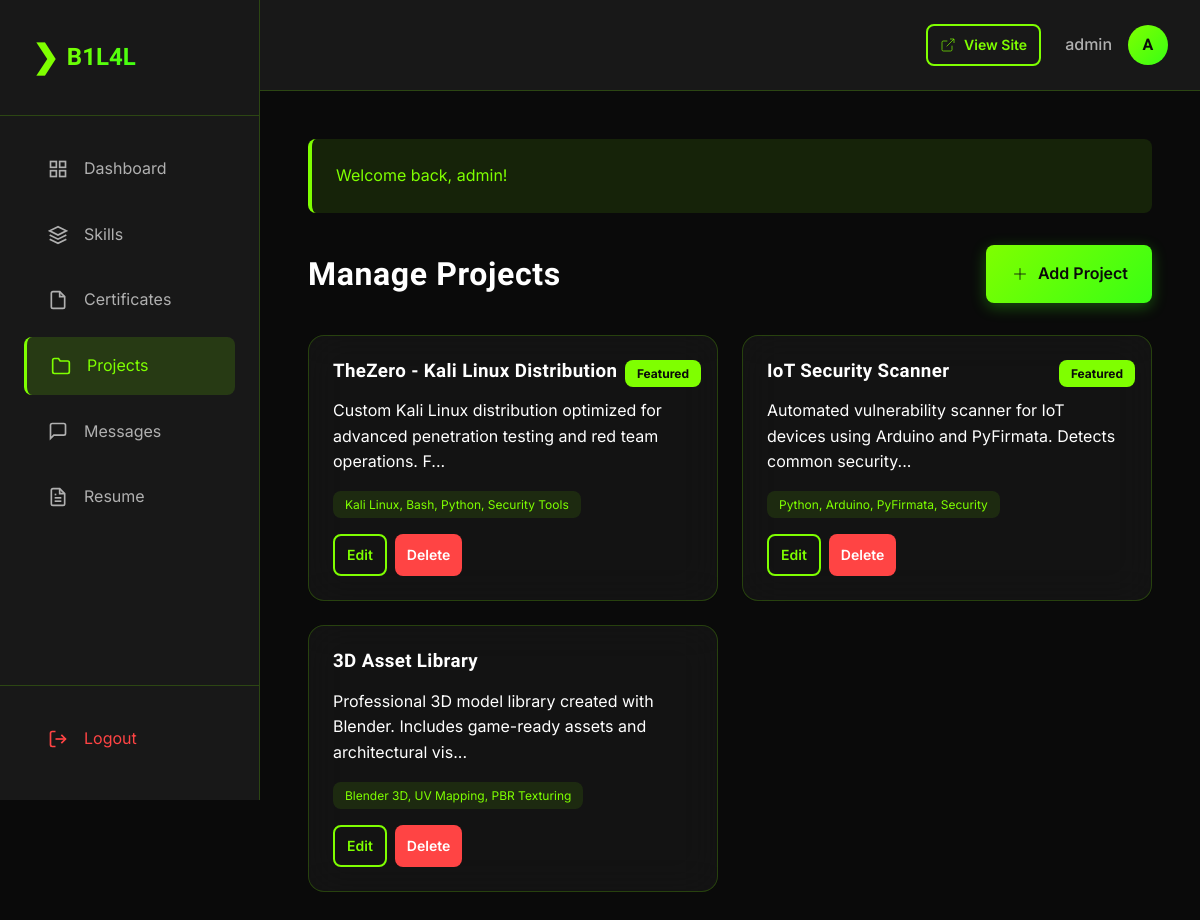
The app's page /admin/projects.php (signed in) with its own data.
### tables this page shows
CREATE TABLE IF NOT EXISTS `projects` (
  `id` int(11) NOT NULL AUTO_INCREMENT,
  `title` varchar(200) NOT NULL,
  `description` text NOT NULL,
  `technologies` varchar(255) DEFAULT NULL,
  `github_url` varchar(255) DEFAULT NULL,
  `demo_url` varchar(255) DEFAULT NULL,
  `image_path` varchar(255) DEFAULT NULL,
  `featured` tinyint(1) DEFAULT 0,
  `order_position` int(11) DEFAULT 0,
  `created_at` timestamp NOT NULL DEFAULT CURRENT_TIMESTAMP,
  PRIMARY KEY (`id`)
);

### includes/functions.php (called while the page is built, shortened)
<?php
function sanitize($data) {
    return htmlspecialchars(strip_tags(trim($data)), ENT_QUOTES, 'UTF-8');
}
function getFlashMessage() {
    if (isset($_SESSION['flash_message'])) {
        $message = $_SESSION['flash_message'];
        $type = $_SESSION['flash_type'] ?? 'success';
        return ['message' => $message, 'type' => $type];
    }
    return null;
}

### config/database.php (called while the page is built, shortened)
<?php
class Database {
    private static $instance = null;
    private $conn;
    private function __construct() {
        try {
            $dsn = "mysql:host=" . DB_HOST . ";dbname=" . DB_NAME . ";charset=" . DB_CHARSET;
            $options = [
                PDO::ATTR_ERRMODE => PDO::ERRMODE_EXCEPTION,
                PDO::ATTR_DEFAULT_FETCH_MODE => PDO::FETCH_ASSOC,
                PDO::ATTR_EMULATE_PREPARES => false,
                PDO::MYSQL_ATTR_INIT_COMMAND => "SET NAMES " . DB_CHARSET
            ];
            $this->conn = new PDO($dsn, DB_USER, DB_PASS, $options);
        } catch(PDOException $e) {
            error_log("Database Connection Error: " . $e->getMessage());
            die("Database connection failed. Please try again later.");
        }
    }
    public static function getInstance() {
        if (self::$instance === null) {
            self::$instance = new self();
        }
        return self::$instance;
    }
    public function query($sql, $params = []) {
        try {
            $stmt = $this->conn->prepare($sql);
            $stmt->execute($params);
            return $stmt;
        } catch(PDOException $e) {
            error_log("Query Error: " . $e->getMessage());
            return false;
        }
    }
    public function fetchAll($sql, $params = []) {
        $stmt = $this->query($sql, $params);
        return $stmt ? $stmt->fetchAll() : [];
    }
}
function getDB() {
    return Database::getInstance();
}

### admin/projects.php (the view, shortened to what this page needs)
<?php
require_once '../config/database.php';
require_once '../includes/functions.php';
$db = getDB();
$projects = $db->fetchAll("SELECT * FROM projects ORDER BY order_position ASC");
$flash = getFlashMessage();
?>
<!DOCTYPE html>
<html lang="en">
<head>
    <link rel="stylesheet" href="<?php echo BASE_URL; ?>assets/css/style.css">
    <link rel="stylesheet" href="<?php echo BASE_URL; ?>assets/css/admin.css">
</head>
<body class="admin-body">
    <?php include 'includes/sidebar.php'; ?>
    <div class="admin-main">
        <?php include 'includes/header.php'; ?>
        <div class="admin-content">
            <?php if ($flash): ?>
            <div class="alert alert-<?php echo $flash['type']; ?>">
                <?php echo htmlspecialchars($flash['message']); ?>
            </div>
            <?php endif; ?>
            <div class="page-header">
                <h1>Manage Projects</h1>
                <button class="btn btn-primary" onclick="openModal('addProjectModal')">
                    <svg width="20" height="20" viewBox="0 0 24 24" fill="none" stroke="currentColor">
                        <line x1="12" y1="5" x2="12" y2="19"/>
                        <line x1="5" y1="12" x2="19" y2="12"/>
                    </svg>
                    Add Project
                </button>
            </div>
            <div class="projects-admin-grid">
                <?php foreach ($projects as $project): ?>
                <div class="project-admin-card">
                    <div class="project-admin-header">
                        <h3><?php echo sanitize($project['title']); ?></h3>
                        <?php if ($project['featured']): ?>
                        <span class="badge badge-featured">Featured</span>
                        <?php endif; ?>
                    </div>
                    <p><?php echo sanitize(substr($project['description'], 0, 100)) . '...'; ?></p>
                    <div class="project-meta">
                        <span class="tech-tag"><?php echo sanitize($project['technologies']); ?></span>
                    </div>
                    <div class="action-buttons">
                        <button type="button" class="btn btn-sm btn-secondary" onclick="editProject(<?php echo $project['id']; ?>, '<?php echo addslashes(sanitize($project['title'])); ?>', `<?php echo addslashes(sanitize($project['description'])); ?>`, '<?php echo addslashes(sanitize($project['technologies'])); ?>', '<?php echo addslashes(sanitize($project['github_url'])); ?>', '<?php echo addslashes(sanitize($project['demo_url'])); ?>', <?php echo $project['featured']; ?>, <?php echo $project['order_position']; ?>)">Edit</button>
                        <a href="<?php echo BASE_URL; ?>admin/projects.php?action=delete&id=<?php echo $project['id']; ?>" class="btn btn-sm btn-danger" onclick="return confirm('Are you sure?')">Delete</a>
                    </div>
                </div>
                <?php endforeach; ?>
            </div>
        </div>
    </div>
</body>
</html>

### assets/css/style.css (style rules this page uses)
:root { --color-bg: #0a0a0a; --color-bg-secondary: #1a1a1a; --color-bg-tertiary: #242424; --color-primary: #7fff00; --color-primary-dark: #39ff14; --color-text: #ffffff; --color-text-secondary: #b0b0b0; --color-text-tertiary: #808080; --color-border: rgba(127, 255, 0, 0.2); --color-shadow: rgba(57, 255, 20, 0.3); --spacing-xs: 0.5rem; --spacing-sm: 1rem; --spacing-md: 1.5rem; --spacing-lg: 2rem; --spacing-xl: 3rem; --radius-sm: 0.5rem; --radius-md: 1rem; --radius-lg: 1.5rem; --transition-fast: 0.2s ease; --transition-normal: 0.3s ease; --transition-slow: 0.5s ease; }
* { margin: 0; padding: 0; box-sizing: border-box; }
button { font-family: inherit; font-size: inherit; line-height: inherit; -webkit-appearance: none; -moz-appearance: none; appearance: none; }
body { font-family: 'Inter', -apple-system, BlinkMacSystemFont, 'Segoe UI', sans-serif; background: var(--color-bg); color: var(--color-text); line-height: 1.6; overflow-x: hidden; position: relative; }
h1, h2, h3, h4, h5, h6 { font-family: 'Orbitron', sans-serif; font-weight: 700; line-height: 1.2; letter-spacing: 0.02em; }
a { text-decoration: none; color: inherit; transition: var(--transition-fast); }
.btn { display: inline-flex; align-items: center; gap: var(--spacing-xs); padding: var(--spacing-sm) var(--spacing-md); border-radius: var(--radius-sm); font-weight: 600; cursor: pointer; border: none; transition: var(--transition-normal); font-family: 'Inter', sans-serif; font-size: 1rem; }
.btn-primary { background: linear-gradient(135deg, var(--color-primary) 0%, var(--color-primary-dark) 100%); color: var(--color-bg); box-shadow: 0 4px 15px var(--color-shadow); }
.btn-secondary { background: transparent; color: var(--color-primary); border: 2px solid var(--color-primary); }
.btn-sm { padding: var(--spacing-xs) var(--spacing-sm); font-size: 0.875rem; }

### assets/css/admin.css (style rules this page uses)
.admin-body { display: flex; background: var(--color-bg); min-height: 100vh; }
.badge { position: absolute; right: var(--spacing-sm); padding: 0.25rem 0.5rem; background: var(--color-primary); color: var(--color-bg); border-radius: 12px; font-size: 0.75rem; font-weight: 700; }
.admin-main { flex: 1; margin-left: 260px; min-height: 100vh; }
.admin-content { padding: var(--spacing-xl); }
.page-header { display: flex; justify-content: space-between; align-items: center; margin-bottom: var(--spacing-lg); flex-wrap: wrap; gap: var(--spacing-md); }
.page-header h1 { font-size: 2rem; }
.alert { padding: var(--spacing-md); border-radius: var(--radius-sm); margin-bottom: var(--spacing-lg); border-left: 4px solid; }
.alert-success { background: rgba(127, 255, 0, 0.1); border-color: var(--color-primary); color: var(--color-primary); }
.action-buttons { display: flex; gap: var(--spacing-xs); }
.btn-sm { padding: 0.5rem 0.75rem; font-size: 0.875rem; }
.btn-danger { background: #ff4444; color: white; }
.projects-admin-grid { display: grid; grid-template-columns: repeat(auto-fill, minmax(300px, 1fr)); gap: var(--spacing-md); }
.project-admin-card { background: rgba(26, 26, 26, 0.6); backdrop-filter: blur(20px); border: 1px solid var(--color-border); border-radius: var(--radius-md); padding: var(--spacing-md); transition: var(--transition-normal); }
.project-admin-header { display: flex; justify-content: space-between; align-items: flex-start; margin-bottom: var(--spacing-sm); }
.project-meta { margin: var(--spacing-sm) 0; }
.tech-tag { display: inline-block; padding: 0.25rem 0.75rem; background: rgba(127, 255, 0, 0.1); border-radius: var(--radius-sm); font-size: 0.75rem; color: var(--color-primary); }
.badge-featured { background: var(--color-primary); color: var(--color-bg); padding: 0.25rem 0.75rem; border-radius: var(--radius-sm); font-size: 0.75rem; font-weight: 700; }

### records on screen
projects: title "TheZero - Kali Linux Distribution", featured "Featured", description "Custom Kali Linux distribution optimized for advanced penetration testing and red team operations. F", technologies "Kali Linux, Bash, Python, Security Tools"
projects: title "IoT Security Scanner", featured "Featured", description "Automated vulnerability scanner for IoT devices using Arduino and PyFirmata. Detects common security", technologies "Python, Arduino, PyFirmata, Security"
projects: title "3D Asset Library", description "Professional 3D model library created with Blender. Includes game-ready assets and architectural vis", technologies "Blender 3D, UV Mapping, PBR Texturing"

### other values on screen
$_SESSION['admin_username'] "admin"
substr($_SESSION['admin_username'], 0, 1) "A"
$flash['message'] "Welcome back, admin!"
